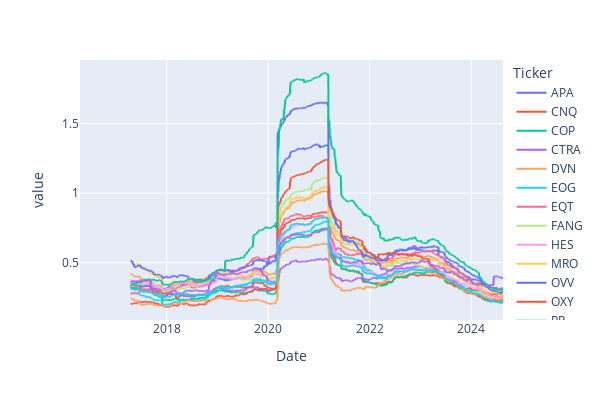

Notebook code cell kept with this figure:
### Code cell
#Generating a figure to visualize the volatility over time
TRADING_DAYS = 252
volatility = log_returns.rolling(window=TRADING_DAYS).std()*np.sqrt(TRADING_DAYS)
volatility.plot().update_layout(autosize=False, width=600, height=400)

### Figure 1 — Plotly figure (JSON) as saved in the notebook; plotly's stock layout.template omitted (floating-point values rounded to 4 significant figures; data arrays with more than 128 entries replaced by an {"elided": "..."} marker saying what was removed)
{"data": [{"hovertemplate": "Ticker=APA<br>Date=%{x}<br>value=%{y}<extra></extra>", "legendgroup": "APA", "line": {"color": "#636efa", "dash": "solid"}, "marker": {"symbol": "circle"}, "mode": "lines", "name": "APA", "showlegend": true, "type": "scattergl", "x": {"elided": "2097 str values"}, "xaxis": "x", "y": {"elided": "2097 float values"}, "yaxis": "y"}, {"hovertemplate": "Ticker=CNQ<br>Date=%{x}<br>value=%{y}<extra></extra>", "legendgroup": "CNQ", "line": {"color": "#EF553B", "dash": "solid"}, "marker": {"symbol": "circle"}, "mode": "lines", "name": "CNQ", "showlegend": true, "type": "scattergl", "x": {"elided": "2097 str values"}, "xaxis": "x", "y": {"elided": "2097 float values"}, "yaxis": "y"}, {"hovertemplate": "Ticker=COP<br>Date=%{x}<br>value=%{y}<extra></extra>", "legendgroup": "COP", "line": {"color": "#00cc96", "dash": "solid"}, "marker": {"symbol": "circle"}, "mode": "lines", "name": "COP", "showlegend": true, "type": "scattergl", "x": {"elided": "2097 str values"}, "xaxis": "x", "y": {"elided": "2097 float values"}, "yaxis": "y"}, {"hovertemplate": "Ticker=CTRA<br>Date=%{x}<br>value=%{y}<extra></extra>", "legendgroup": "CTRA", "line": {"color": "#ab63fa", "dash": "solid"}, "marker": {"symbol": "circle"}, "mode": "lines", "name": "CTRA", "showlegend": true, "type": "scattergl", "x": {"elided": "2097 str values"}, "xaxis": "x", "y": {"elided": "2097 float values"}, "yaxis": "y"}, {"hovertemplate": "Ticker=DVN<br>Date=%{x}<br>value=%{y}<extra></extra>", "legendgroup": "DVN", "line": {"color": "#FFA15A", "dash": "solid"}, "marker": {"symbol": "circle"}, "mode": "lines", "name": "DVN", "showlegend": true, "type": "scattergl", "x": {"elided": "2097 str values"}, "xaxis": "x", "y": {"elided": "2097 float values"}, "yaxis": "y"}, {"hovertemplate": "Ticker=EOG<br>Date=%{x}<br>value=%{y}<extra></extra>", "legendgroup": "EOG", "line": {"color": "#19d3f3", "dash": "solid"}, "marker": {"symbol": "circle"}, "mode": "lines", "name": "EOG", "showlegend": true, "type": "scattergl", "x": {"elided": "2097 str values"}, "xaxis": "x", "y": {"elided": "2097 float values"}, "yaxis": "y"}, {"hovertemplate": "Ticker=EQT<br>Date=%{x}<br>value=%{y}<extra></extra>", "legendgroup": "EQT", "line": {"color": "#FF6692", "dash": "solid"}, "marker": {"symbol": "circle"}, "mode": "lines", "name": "EQT", "showlegend": true, "type": "scattergl", "x": {"elided": "2097 str values"}, "xaxis": "x", "y": {"elided": "2097 float values"}, "yaxis": "y"}, {"hovertemplate": "Ticker=FANG<br>Date=%{x}<br>value=%{y}<extra></extra>", "legendgroup": "FANG", "line": {"color": "#B6E880", "dash": "solid"}, "marker": {"symbol": "circle"}, "mode": "lines", "name": "FANG", "showlegend": true, "type": "scattergl", "x": {"elided": "2097 str values"}, "xaxis": "x", "y": {"elided": "2097 float values"}, "yaxis": "y"}, {"hovertemplate": "Ticker=HES<br>Date=%{x}<br>value=%{y}<extra></extra>", "legendgroup": "HES", "line": {"color": "#FF97FF", "dash": "solid"}, "marker": {"symbol": "circle"}, "mode": "lines", "name": "HES", "showlegend": true, "type": "scattergl", "x": {"elided": "2097 str values"}, "xaxis": "x", "y": {"elided": "2097 float values"}, "yaxis": "y"}, {"hovertemplate": "Ticker=MRO<br>Date=%{x}<br>value=%{y}<extra></extra>", "legendgroup": "MRO", "line": {"color": "#FECB52", "dash": "solid"}, "marker": {"symbol": "circle"}, "mode": "lines", "name": "MRO", "showlegend": true, "type": "scattergl", "x": {"elided": "2097 str values"}, "xaxis": "x", "y": {"elided": "2097 float values"}, "yaxis": "y"}, {"hovertemplate": "Ticker=OVV<br>Date=%{x}<br>value=%{y}<extra></extra>", "legendgroup": "OVV", "line": {"color": "#636efa", "dash": "solid"}, "marker": {"symbol": "circle"}, "mode": "lines", "name": "OVV", "showlegend": true, "type": "scattergl", "x": {"elided": "2097 str values"}, "xaxis": "x", "y": {"elided": "2097 float values"}, "yaxis": "y"}, {"hovertemplate": "Ticker=OXY<br>Date=%{x}<br>value=%{y}<extra></extra>", "legendgroup": "OXY", "line": {"color": "#EF553B", "dash": "solid"}, "marker": {"symbol": "circle"}, "mode": "lines", "name": "OXY", "showlegend": true, "type": "scattergl", "x": {"elided": "2097 str values"}, "xaxis": "x", "y": {"elided": "2097 float values"}, "yaxis": "y"}, {"hovertemplate": "Ticker=PR<br>Date=%{x}<br>value=%{y}<extra></extra>", "legendgroup": "PR", "line": {"color": "#00cc96", "dash": "solid"}, "marker": {"symbol": "circle"}, "mode": "lines", "name": "PR", "showlegend": true, "type": "scattergl", "x": {"elided": "2097 str values"}, "xaxis": "x", "y": {"elided": "2097 float values"}, "yaxis": "y"}, {"hovertemplate": "Ticker=TPL<br>Date=%{x}<br>value=%{y}<extra></extra>", "legendgroup": "TPL", "line": {"color": "#ab63fa", "dash": "solid"}, "marker": {"symbol": "circle"}, "mode": "lines", "name": "TPL", "showlegend": true, "type": "scattergl", "x": {"elided": "2097 str values"}, "xaxis": "x", "y": {"elided": "2097 float values"}, "yaxis": "y"}, {"hovertemplate": "Ticker=WDS<br>Date=%{x}<br>value=%{y}<extra></extra>", "legendgroup": "WDS", "line": {"color": "#FFA15A", "dash": "solid"}, "marker": {"symbol": "circle"}, "mode": "lines", "name": "WDS", "showlegend": true, "type": "scattergl", "x": {"elided": "2097 str values"}, "xaxis": "x", "y": {"elided": "2097 float values"}, "yaxis": "y"}, {"hovertemplate": "Ticker=XOP<br>Date=%{x}<br>value=%{y}<extra></extra>", "legendgroup": "XOP", "line": {"color": "#19d3f3", "dash": "solid"}, "marker": {"symbol": "circle"}, "mode": "lines", "name": "XOP", "showlegend": true, "type": "scattergl", "x": {"elided": "2097 str values"}, "xaxis": "x", "y": {"elided": "2097 float values"}, "yaxis": "y"}], "layout": {"autosize": false, "height": 400, "legend": {"title": {"text": "Ticker"}, "tracegroupgap": 0}, "margin": {"t": 60}, "width": 600, "xaxis": {"anchor": "y", "autorange": true, "domain": [0, 1], "range": ["2016-04-18", "2024-08-15"], "title": {"text": "Date"}, "type": "date"}, "yaxis": {"anchor": "x", "autorange": true, "domain": [0, 1], "range": [0.08753, 1.957], "title": {"text": "value"}, "type": "linear"}}}
